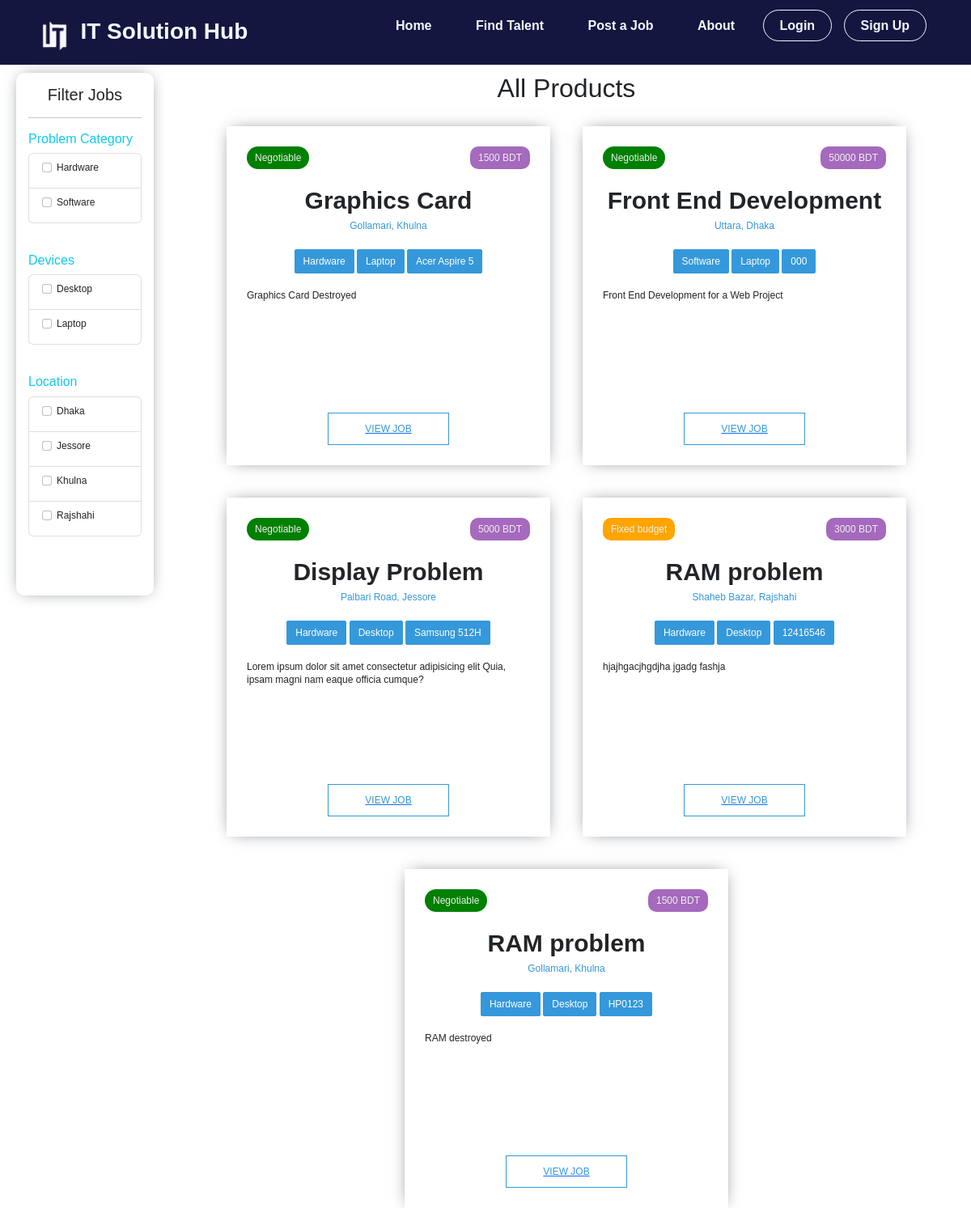
/work.php, run on the app's committed database.
### tables this page shows
CREATE TABLE `jobs` (
  `job_id` int(50) NOT NULL,
  `email` varchar(50) NOT NULL,
  `phone_no` int(50) NOT NULL,
  `prblm_name` varchar(50) NOT NULL,
  `details` varchar(200) NOT NULL,
  `prblm_type` varchar(50) NOT NULL,
  `dev_type` varchar(50) NOT NULL,
  `dev_model` varchar(50) NOT NULL,
  `street` varchar(50) NOT NULL,
  `street_number` int(15) NOT NULL,
  `city_name` varchar(50) NOT NULL,
  `post_code` int(15) NOT NULL,
  `max_budget` int(10) NOT NULL,
  `negotiable` varchar(50) NOT NULL,
  `j_status` varchar(2) NOT NULL,
  `assigned_email` varchar(50) NOT NULL,
  `customer_payment` int(50) NOT NULL,
  `bkash_no` int(15) NOT NULL,
  `cp_date` int(11) NOT NULL DEFAULT current_timestamp(),
  `job_accept` int(50) NOT NULL,
  `job_done` int(50) NOT NULL,
  `ja_date` varchar(15) NOT NULL DEFAULT current_timestamp()
);

### work.php (the view, shortened to what this page needs)
<!DOCTYPE html>
<html lang="en">
  <head>
    <link rel="stylesheet" href="./css/work.css" />
    <link rel="stylesheet" href="css/header.css" />
    <link href="https://cdn.jsdelivr.net/npm/bootstrap@5.2.1/dist/css/bootstrap.min.css" rel="stylesheet">
</head>
  <body>
    <?php
        include('nav.php');
    ?>
    <div class="container_jobs">
        <div class="divCat">
            <div class="category">
                <div class="head_"><h5 >Filter Jobs</h5></div>
                <hr>
                <h6 class= "text-info">Problem Category</h6>
                <ul class="list-group">
                    <?php
                        $sql = "SELECT DISTINCT prblm_type FROM jobs ORDER BY prblm_type";
                        $qry = mysqli_query($conn,$sql);
                        while ( $rows = mysqli_fetch_assoc($qry)){
                    ?>
                    <li class="list-group-item">
                        <div class="form-check">
                            <label class="form-check-label">
                                <input type="checkbox" class="form-check-input product_check" value="<?php echo $rows['prblm_type']?>" id="prblm_type">
                                <?php echo $rows['prblm_type']?>
                            </label>
                        </div>
                    </li>
                    <?php } ?>
                </ul>
                <br><br>
                <h6 class= "text-info">Devices</h6>
                <ul class="list-group">
                    <?php
                        $sql = "SELECT DISTINCT dev_type FROM jobs ORDER BY dev_type";
                        $qry = mysqli_query($conn,$sql);
                        while ( $rows = mysqli_fetch_assoc($qry)){
                    ?>
                    <li class="list-group-item">
                        <div class="form-check">
                            <label class="form-check-label">
                                <input type="checkbox" class="form-check-input product_check" value="<?php echo $rows['dev_type']?>" id="dev_type">
                                <?php echo $rows['dev_type']?>
                            </label>
                        </div>
                    </li>
                    <?php } ?>
                </ul>
                <br><br>
                <h6 class= "text-info">Location</h6>
                <ul class="list-group">
                    <?php
                        $sql = "SELECT DISTINCT city_name FROM jobs ORDER BY city_name";
                        $qry = mysqli_query($conn,$sql);
                        while ( $rows = mysqli_fetch_assoc($qry)){
                    ?>
                    <li class="list-group-item">
                        <div class="form-check">
                            <label class="form-check-label">
                                <input type="checkbox" class="form-check-input product_check" value="<?php echo $rows['city_name']?>" id="city_name">
                                <?php echo $rows['city_name']?>
                            </label>
                        </div>
                    </li>
                    <?php } ?>
                </ul>
            </div>
        </div>
        <div class="divContent">
            <div class="head_"><h2 id="text_change">All Products</h2></div>
            <div class="wrapper_" id="result_">
                <?php
                    $sql = "SELECT * FROM jobs";
                    $qry = mysqli_query($conn,$sql);
                while ( $rows = mysqli_fetch_assoc($qry)){ ?>
                <div class="card_ card_-1">
                    <div class="work-rate">
                        <?php if ($rows["negotiable"] == 1){?>
                            <p class="yes">Negotiable</p>
                        <?php }else{?>
                            <p class="no">Fixed budget</p>
                        <?php } ?>
                        <p class="budget"><?php echo $rows["max_budget"] . " BDT"?></p>
                    </div>
                    <div class="pos-nd-loc">
                        <p class="job-title"><?php echo $rows["prblm_name"]?></p>
                        <p class="location"><?php echo $rows["street"].", ". $rows["city_name"]?></p>
                    </div>
                    <div class="tags">
                    <button><?php echo $rows["prblm_type"]?></button>
                    <button><?php echo $rows["dev_type"]?></button>
                    <button><?php echo $rows["dev_model"]?></button>
                    </div>
                    <p class="job-desc">
                        <?php echo $rows["details"]?>
                    </p>
                    <br><br>
                    <a href="./job_view.php?id=<?php echo $rows["job_id"]?>"><p class="job-toggle" id="viewjob">VIEW JOB</p></a>
                </div>
                <?php } ?>
            </div>
        </div>
    </div>
  </body>
</html>

### nav.php (shortened to what this page needs)
<header>
        <div class="logo">
            <img src="img/favicon_.png">
            <a href="./index.php">IT Solution Hub</a>
        </div>
        <div class="na_v_div">
            <ul>
                    <li><a class="" href="./index.php">Home</a></li>
        <?php
            if (isset($_SESSION['usr_email']) and $rows) {
                if($rows["type"] == 1){ ?>
                    <li><a class="" href="./talent.php">Find Talent</a></li>
                    <li><a class="" href="./job_post.php">Post a Job</a></li>
                <?php }elseif ($rows["type"] == 2) {  ?>
                    <li><a class="" href="./work.php">Job Browse</a></li>
                <?php }
            }else{  ?>
                <li><a class="" href="./talent.php">Find Talent</a></li>
                <li><a class="" href="./job_post.php">Post a Job</a></li>
            <?php }  ?>
                <li><a class="" href="./about.php">About</a></li>
        <?php
            if (isset($_SESSION['usr_email'])) {?>
                <li><a class="" href="./be_logout.php">LOGOUT</a></li>
                <a href="./profile.php"><img class="profile_ico" src="<?php echo $rows["url"]; ?>"></a>
            </ul>
            <?php }else{  ?>
                <li><a class="login" href="./login.php">Login</a></li>
                <li><a class="login" href="./signup.php">Sign Up</a></li>
            </ul>
            <?php }  ?>
        </div>
    </header>

### css/work.css (style rules this page uses)
body { color: #2f2f2f; background-color: #dde4ee; font-family: sans-serif; }
.container_jobs { display: grid; height: fit-content; grid-template-columns: 0.2fr 1fr; grid-template-rows: 1fr; grid-template-areas: "divCat divContent"; height: max-content; font-size: 12px; }
.category { border-radius: 10px; padding: 15px; width: 100%; box-shadow: 0px 0px 20px -7px #525d6b; }
.divCat { width: 100%; height: 100%; display: flex; grid-area: divCat; padding: 10px; padding-left: 20px; }
.divContent { height: 100%; grid-area: divContent; padding: 10px 30px; }
.head_ { text-align: center; }
.wrapper_ { height: 600px; display: flex; justify-content: center; align-items: center; flex-wrap: wrap; }
.card_ { flex-basis: 50%; margin: 20px; padding: 25px; max-width: 400px; background-color: white; box-shadow: 0px 0px 20px -7px #525d6b; }
.card_ .work-rate { display: flex; justify-content: space-between; }
.card_-1 .work-rate .yes { color: #eee; background-color: green; padding: 5px 10px; border-radius: 20px; }
.card_-1 .work-rate .no { color: #eee; background-color: orange; padding: 5px 10px; border-radius: 10px; }
.card_-1 .work-rate .budget { color: #eee; background-color: #a569bd; padding: 5px 10px; border-radius: 10px; }
.card_ .pos-nd-loc { align-self: center; }
.pos-nd-loc p:first-child { text-align: center; font-size: 30px; font-weight: bold; margin-top: 0; margin-bottom: 0; }
.pos-nd-loc p:last-child { color: #3498db; text-align: center; margin: 0; }
.tags { text-align: center; margin-top: 20px; }
.tags button { color: white; background-color: #3498db; border: 0.5px solid #3498db; padding: 5px 10px; border-radius: 2px; }
.card_ .job-desc { line-height: 1.3; margin-top: 20px; height: 100px; overflow: hidden; }
#viewjob { color: #3498db; }
.card_ .job-toggle { position: relative; margin: auto; padding: 10px 20px; text-align: center; width: 150px; align-self: flex-end; color: #3498db !important; border: 1px solid #3498db; }
a { text-decoration: none; color: #3498db; }

### css/header.css (style rules this page uses)
* { padding: 0; margin: 0; box-sizing: border-box; font-family: "Josefin Sans", sans-serif; }
header { width: 100%; height: 80px; display: flex; align-items: center; justify-content: space-between; padding: 0 100px; background: #15163f; }
.login { border: 1px solid aliceblue; border-radius: 50px; }
.logo a { text-decoration: none; font-size: 28px; font-weight: bold; color: aliceblue; }
.logo img { width: 35px; margin-right: 10px; }
.na_v_div ul li { list-style-type: none; display: inline-block; padding: 20px 5px; margin: 10px 0; }
.na_v_div ul li a { color: aliceblue; text-decoration: none; font-weight: bold; border-radius: 50px; transition: 0.2s; margin: 0px; padding: 10px 20px; }
@media only screen and (max-width: 1320px) { header { padding: 0 50px; } }

### data on the page
jobs: negotiable "Negotiable", max_budget "1500", prblm_name "Graphics Card", street "Gollamari", city_name "Khulna", prblm_type "Hardware", dev_type "Laptop", dev_model "Acer Aspire 5", details "Graphics Card Destroyed"
jobs: negotiable "Negotiable", max_budget "50000", prblm_name "Front End Development", street "Uttara", city_name "Dhaka", prblm_type "Software", dev_type "Laptop", dev_model "000", details "Front End Development for a Web Project"
jobs: negotiable "Negotiable", max_budget "5000", prblm_name "Display Problem", street "Palbari Road", city_name "Jessore", prblm_type "Hardware", dev_type "Desktop", dev_model "Samsung 512H", details "Lorem ipsum dolor sit amet consectetur adipisicing elit Quia, ipsam magni nam eaque officia cumque?"
jobs: negotiable "Fixed budget", max_budget "3000", prblm_name "RAM problem", street "Shaheb Bazar", city_name "Rajshahi", prblm_type "Hardware", dev_type "Desktop", dev_model "12416546", details "hjajhgacjhgdjha jgadg fashja"
jobs: negotiable "Negotiable", max_budget "1500", prblm_name "RAM problem", street "Gollamari", city_name "Khulna", prblm_type "Hardware", dev_type "Desktop", dev_model "HP0123", details "RAM destroyed"

### other printed values
$rows['prblm_type'] "Hardware"
$rows['prblm_type'] "Software"
$rows['dev_type'] "Desktop"
$rows['dev_type'] "Laptop"
$rows['city_name'] "Dhaka"
$rows['city_name'] "Jessore"
$rows['city_name'] "Khulna"
$rows['city_name'] "Rajshahi"
